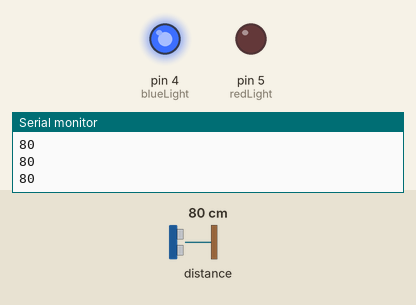
Bench run of a sketch on a simulated Arduino Uno, built with avr-gcc and run on an emulated ATmega328P. Shown: output pins drawn as LEDs (lit = HIGH), the last lines printed to the serial monitor. Inputs (shaded band) come from the test bench; at power-on: distance to the obstacle 80 cm.

Above: at 1.2 s.
1.3 s: distance to the obstacle set to 16 cm
2.8 s: distance to the obstacle set to 13 cm
At 3.3 s:
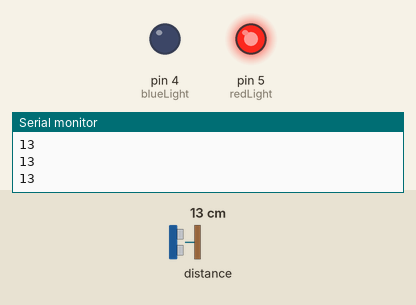
4.3 s: distance to the obstacle set to 18 cm
At 5.5 s:
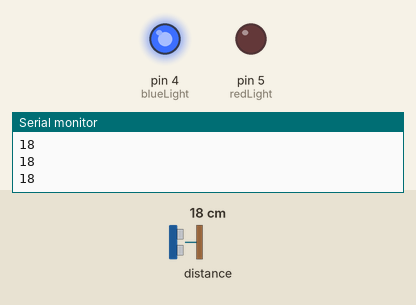
5.8 s: distance to the obstacle set to 2 cm
At 6.3 s:
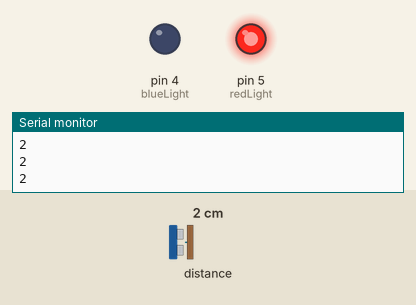
Timing chart, 0 to 8.3 s (numbered marks = the images above; inputs shaded):
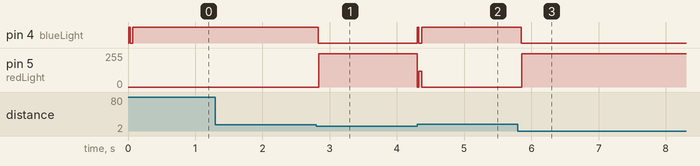

The sketch:

lidar.ino
```cpp
#include <Wire.h>
#include <string.h>
//#include <wiring.h>
#include <LIDARLite.h>

// Globals
LIDARLite lidarLite;
int cal_cnt = 0;
int  blueLight = 4;
int  redLight = 5;

void setup()
{
  Serial.begin(9600); // Initialize serial connection to display distance readings

  lidarLite.begin(0, true); // Set configuration to default and I2C to 400 kHz
  lidarLite.configure(0); // Change this number to try out alternate configurations

  pinMode (blueLight, OUTPUT );
  pinMode (redLight, OUTPUT );

}

void loop()
{
  int dist;

  // At the beginning of every 100 readings,
  // take a measurement with receiver bias correction
  if ( cal_cnt == 0 ) {
    dist = lidarLite.distance();      // With bias correction
  } else {
    dist = lidarLite.distance(false); // Without bias correction
  }
  changeColor(120, 120);
  if (dist < 15 ){
    changeColor(0, 250);
  }
  else{
    changeColor(250, 0);
  }


  // Increment reading counter
  cal_cnt++;
  cal_cnt = cal_cnt % 100;

  // Display distance
  Serial.println(dist);
  //Serial.println(" cm");

  delay(1);
}

void changeColor(int bl, int rl){
  analogWrite(blueLight, bl);
  analogWrite(redLight, rl);
}
```

Measured:
- the behaviour switches between 15 and 14 cm on distance to the obstacle (found by bisection; images 0 and 1)
- after the input at 2.8 s, pin 4 (blueLight): HIGH → LOW at once; pin 5 (redLight): 0/255 → 250/255 at once
- after the input at 4.3 s, pin 4 (blueLight): LOW → HIGH at once, → LOW 0.02 s later, → HIGH 0.04 s later; pin 5 (redLight): 250/255 → 0/255 at once
- after the input at 5.8 s, pin 4 (blueLight): HIGH → LOW after 0.05 s; pin 5 (redLight): 0/255 → 250/255 after 0.05 s
